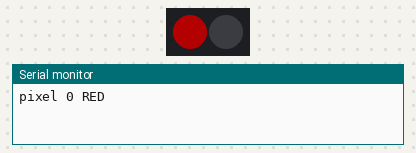
A sketch run on a simulated Arduino Uno, built with avr-gcc and run on an emulated ATmega328P. Shown: 2 RGB LEDs in strip order, left to right, the last lines printed to the serial monitor. Dim RGB values are drawn brighter than linear.

Above: at 0.3 s.
At 3.8 s:
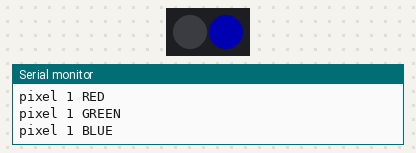
At 5.2 s:
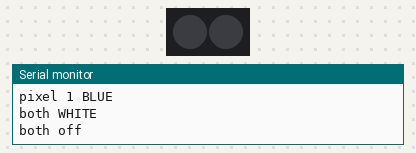
At 6.6 s:
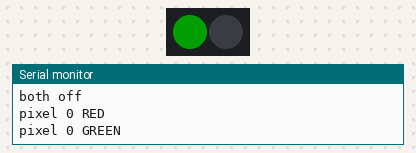
Timing chart, 0 to 7.3 s (numbered marks = the images above):
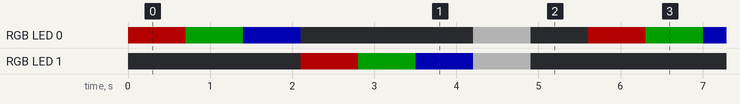

The sketch:

blink_test.ino
```cpp
// Bring-up test: proves the wiring before anything is assembled.
// No WiFi, no secrets.h — flash it and watch.
//
// Answers in one run: is the data line alive, which physical pixel is index 0,
// is the colour order right, and is the second pixel connected?

#include <FastLED.h>

#define DATA_PIN 4
#define NUM_LEDS 2

CRGB leds[NUM_LEDS];
int step = 0;

void setup() {
  Serial.begin(115200);
  FastLED.addLeds<WS2812, DATA_PIN, GRB>(leds, NUM_LEDS);
  FastLED.setBrightness(60);
}

void loop() {
  fill_solid(leds, NUM_LEDS, CRGB::Black);

  switch (step) {
    case 0: leds[0] = CRGB::Red;   Serial.println("pixel 0 RED");   break;
    case 1: leds[0] = CRGB::Green; Serial.println("pixel 0 GREEN"); break;
    case 2: leds[0] = CRGB::Blue;  Serial.println("pixel 0 BLUE");  break;
    case 3: leds[1] = CRGB::Red;   Serial.println("pixel 1 RED");   break;
    case 4: leds[1] = CRGB::Green; Serial.println("pixel 1 GREEN"); break;
    case 5: leds[1] = CRGB::Blue;  Serial.println("pixel 1 BLUE");  break;
    case 6: fill_solid(leds, NUM_LEDS, CRGB::White);
            Serial.println("both WHITE"); break;
    default: Serial.println("both off"); break;
  }

  FastLED.show();
  step = (step + 1) % 8;
  delay(700);
}
```

Measured:
- by itself, RGB LED 1: repeats every 5.6 s: RGB(0, 30, 0) 0.70 s, RGB(0, 0, 60) 0.70 s, RGB(60, 60, 60) 0.70 s, off 2.8 s, RGB(60, 0, 0) 0.70 s
- by itself, RGB LED 0: repeats every 5.6 s: RGB(0, 30, 0) 0.70 s, RGB(0, 0, 60) 0.70 s, off 2.1 s, RGB(60, 60, 60) 0.70 s, off 0.70 s, RGB(60, 0, 0) 0.70 s
- by itself, everything shown: repeats every 5.6 s, in 8 steps
